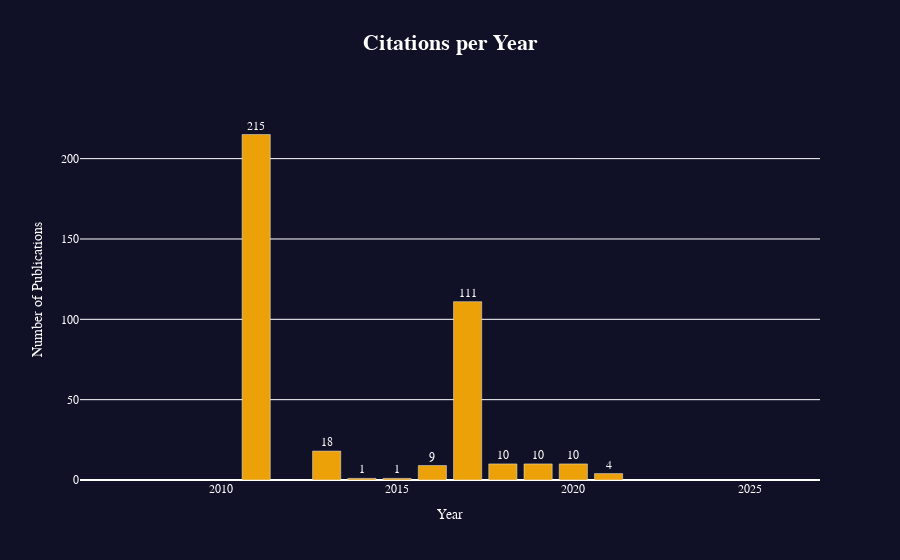

The cell this chart's notebook holds for it:
### Code cell
plots.make_citations_per_year(results_df, 'semantic_scholar')

### Figure 1 — Plotly figure (JSON) as saved in the notebook; plotly's stock layout.template omitted (floating-point values rounded to 4 significant figures)
{"data": [{"marker": {"color": "#eda109"}, "textangle": 0, "textposition": "outside", "texttemplate": "%{y}", "type": "bar", "x": [2011, 2013, 2014, 2015, 2016, 2017, 2018, 2019, 2020, 2021], "y": [215, 18, 1, 1, 9, 111, 10, 10, 10, 4]}], "layout": {"font": {"color": "white", "family": "Courier New, monospace", "size": 12}, "paper_bgcolor": "#101126", "plot_bgcolor": "#101126", "title": {"text": "<span style='font-size: 22px;'><b>Citations per Year<b></span>", "x": 0.5}, "xaxis": {"range": [2006, 2027], "title": {"text": "Year"}}, "yaxis": {"range": [0, 236.5], "title": {"text": "Number of Publications"}}}}
